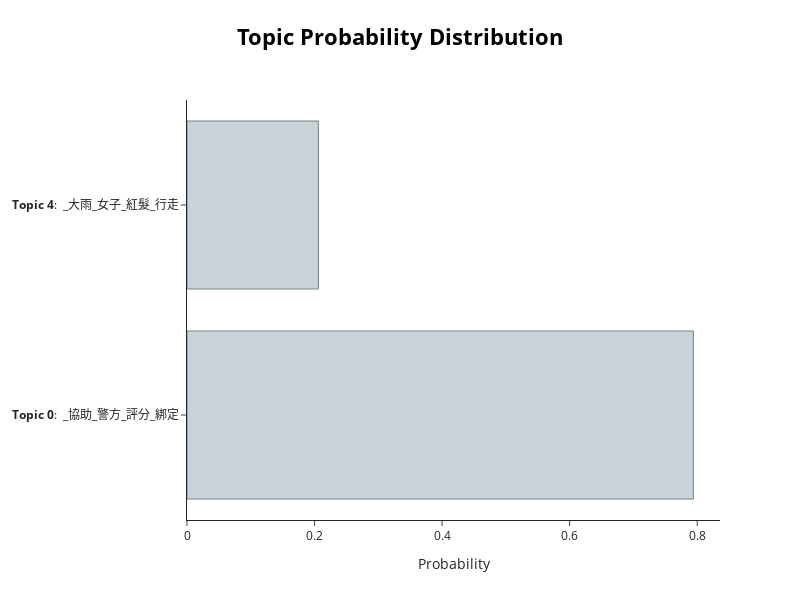

Here is the notebook cell this chart was saved with:
### Code cell
# 以第18個文件為例，列出這份文件對每個主題的機率分布
zh_topic_model.visualize_distribution(topic_distr[18])

### Figure 1 — Plotly figure (JSON) as saved in the notebook; plotly's stock layout.template omitted (floating-point values rounded to 4 significant figures)
{"data": [{"marker": {"color": "#C8D2D7", "line": {"color": "#6E8484", "width": 1}}, "orientation": "h", "type": "bar", "x": [0.794, 0.206], "y": ["<b>Topic 0</b>:  _協助_警方_評分_綁定", "<b>Topic 4</b>:  _大雨_女子_紅髮_行走"]}], "layout": {"height": 600, "hoverlabel": {"bgcolor": "white", "font": {"family": "Rockwell", "size": 16}}, "title": {"font": {"color": "Black", "size": 22}, "text": "<b>Topic Probability Distribution</b>", "x": 0.5, "xanchor": "center", "y": 0.95, "yanchor": "top"}, "width": 800, "xaxis": {"title": {"text": "Probability"}}}}
